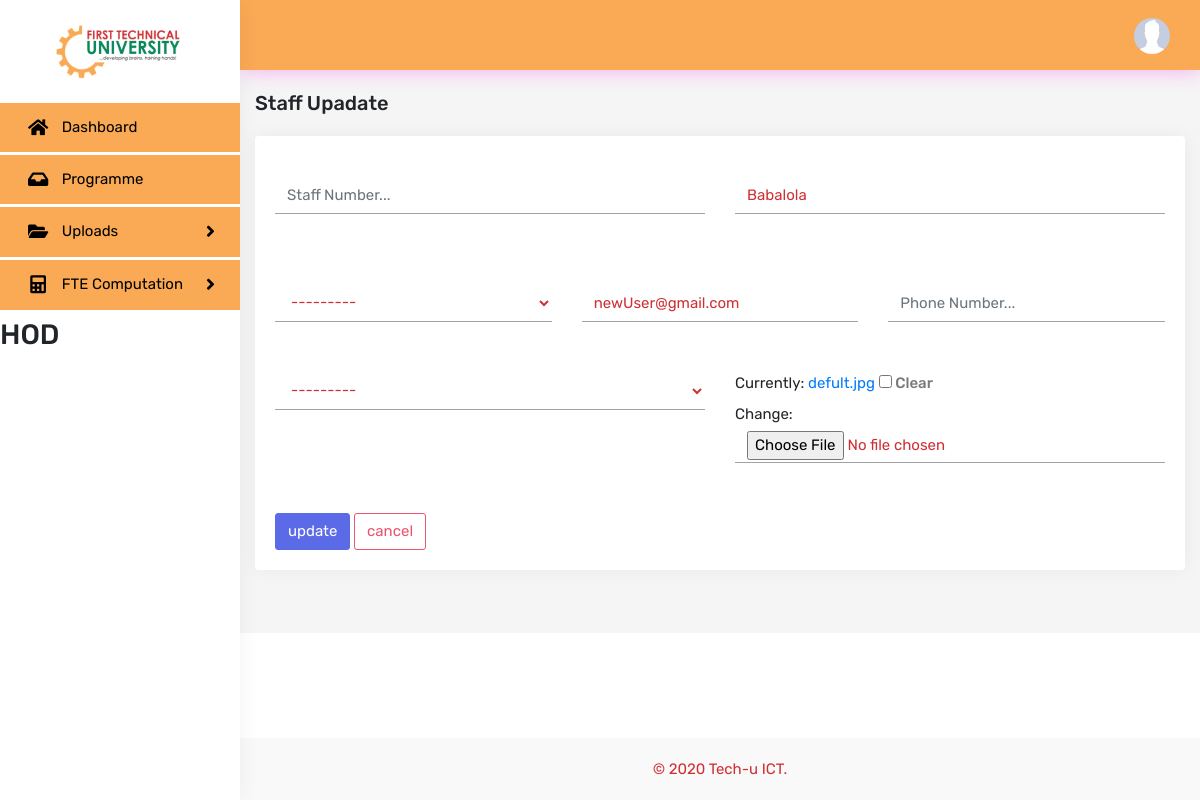
The page /update_staff/2/ (signed in) on the database as committed earlier.
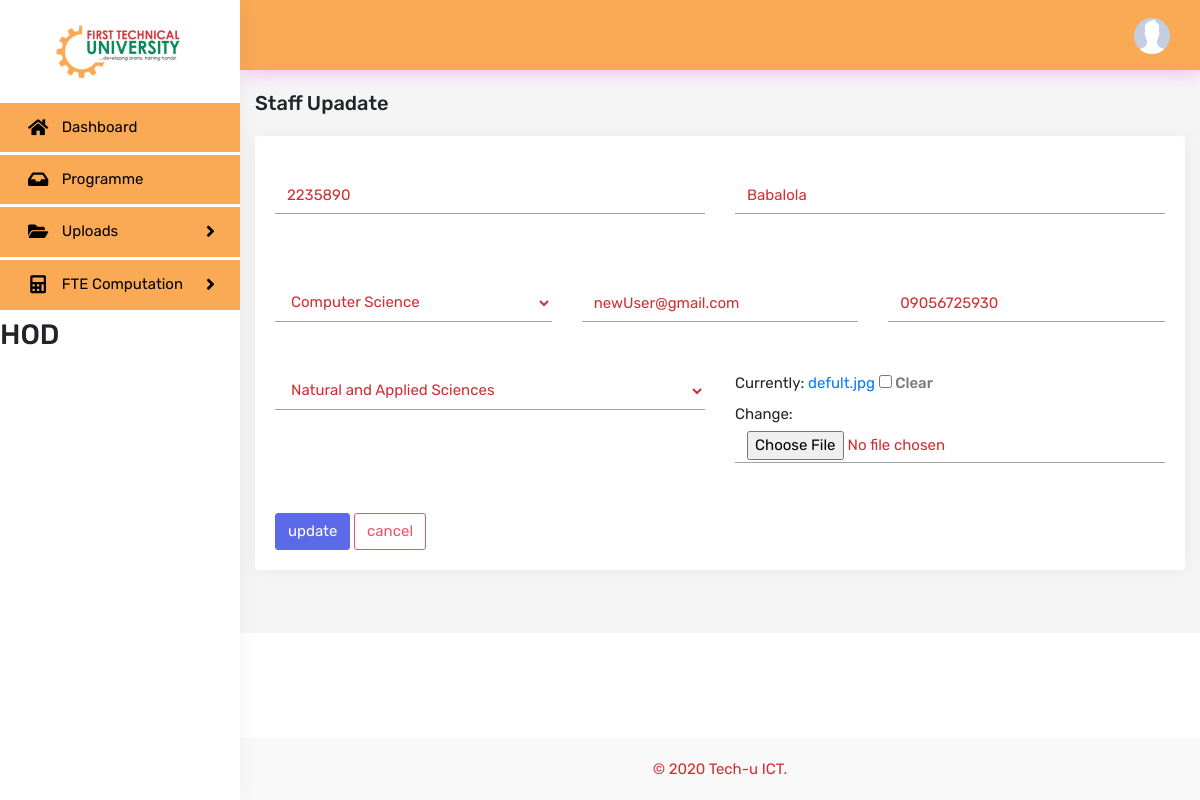
The same page on the database as committed later.
### computation/models.py (models this page shows, shortened)
class Staff(models.Model):
    user = models.OneToOneField(
        User, on_delete=models.CASCADE, null=True, blank=True)
    name = models.CharField(max_length=200, null=True)
    staff_No = models.CharField(max_length=200, null=True)
    programme = models.ForeignKey(
        Programme, on_delete=models.CASCADE, null=True)
    faculty = models.ForeignKey(Faculty, on_delete=models.CASCADE, null=True)
    phone = models.CharField(max_length=200, null=True)
    email = models.CharField(max_length=200, null=True)
    profile_pic = models.ImageField(
        default='defult.jpg', null=True, blank=True)
    date_created = models.DateTimeField(auto_now_add=True, null=True)

### computation/views.py (the view, shortened to what this page needs)
# urls.py: path('update_staff/<str:pk>/', views.updateStaff, name='updateStaff'),
@login_required(login_url='login')
def updateStaff(request, pk):
    staff = Staff.objects.get(id=pk)
    form = staffForm(instance=staff)
    context = {
        'form': form,
    }
    return render(request, 'computation/staff_form.html', context)

### computation/forms.py
class staffForm(ModelForm):
    class Meta:
        model = Staff
        fields = '__all__'
        exclude = ['user']
    def __init__(self, *args, **kwargs):
        super(staffForm, self).__init__(*args, **kwargs)
        for visible in self.visible_fields():
            visible.field.widget.attrs['class'] = 'form-control'

### computation/models.py (called while the page is built)
    def __str__(self):
        return self.name

    def __str__(self):
        return self.name

### computation/templates/computation/staff_form.html (shortened to what this page needs)
{% extends 'computation/main.html' %}
{% block content %}
<div class="row">
    <div class="col-sm-12">
        <div class="page-title-box">
            <h4 class="page-title">Staff Upadate</h4>
        </div>
    </div>
</div>
<div class="card card-body">
<form action="" method="post" enctype="multipart/form-data">
    <div class="row spaceup">
        <div class="col-md-6 space">
            {{form.staff_No}}
        </div>
        <div class="col-md-6 space">
            {{form.name}}
        </div>
    </div>
    <div class="row spaceup">
        <div class="col-md-4 space">
            {{form.programme}}
        </div>
        <div class="col-md-4 space">
            {{form.email}}
        </div>
        <div class="col-md-4 space">
            {{form.phone}}
        </div>
    </div>
    <div class="row ">
        <div class="col-md-6 space">
            {{form.faculty}}
        </div>
        <div class="col-md-6 space">
            {{form.profile_pic}}
        </div>
    </div>
    <input class="btn btn-primary " type="submit" value="update">
    <a class="btn btn-outline-danger " href="{% url 'staff' %}"> cancel</a>
</form>
</div>
{% endblock %}

Rows that differ between the two databases and show on the page:
changed Staff "Babalola": staff_No (not shown) → "2235890"; programme "---------" → "Computer Science"; phone (not shown) → "09056725930"; faculty "---------" → "Natural and Applied Sciences"
